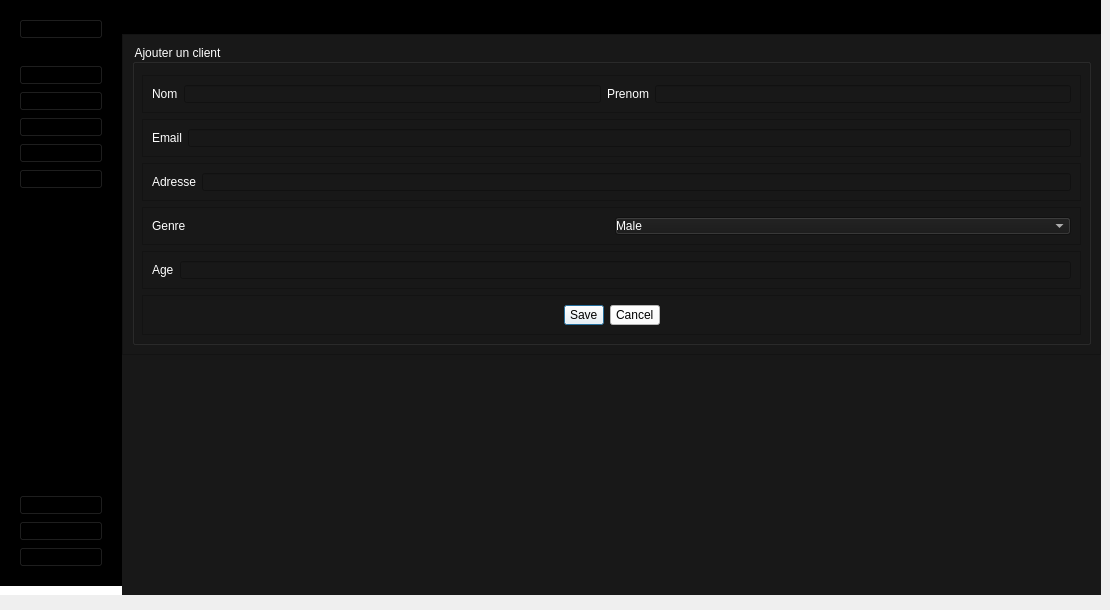
    <widget class="QWidget" name="AddPage">
     <widget class="QWidget" name="centralwidget_2">
      <property name="geometry">
       <rect>
        <x>0</x>
        <y>0</y>
        <width>1101</width>
        <height>601</height>
       </rect>
      </property>
      <property name="styleSheet">
       <string notr="true">*{
padding:0;
margin:0;
}
QPushButton{
	text-align:left;
	padding:2px 5px;
	font: 75 9pt &quot;MS Shell Dlg 2&quot;;
}
#leftMenuSubContainer QPushButton{
	text-align:left;
	padding:5px 10px;
}</string>
      </property>
      <layout class="QFormLayout" name="formLayout_7">
       <property name="horizontalSpacing">
        <number>0</number>
       </property>
       <property name="verticalSpacing">
        <number>0</number>
       </property>
       <property name="leftMargin">
        <number>0</number>
       </property>
       <property name="topMargin">
        <number>0</number>
       </property>
       <property name="rightMargin">
        <number>0</number>
       </property>
       <property name="bottomMargin">
        <number>0</number>
       </property>
       <item row="0" column="0">
        <widget class="QWidget" name="leftMenuContainer_4" native="true">
         <property name="styleSheet">
          <string notr="true">background-color:#FFF;
</string>
         </property>
         <layout class="QVBoxLayout" name="verticalLayout_18">
          <property name="leftMargin">
           <number>0</number>
          </property>
          <property name="topMargin">
           <number>0</number>
          </property>
          <property name="rightMargin">
           <number>0</number>
          </property>
          <item>
           <widget class="QWidget" name="leftMenuSubContainer_4" native="true">
            <property name="styleSheet">
             <string notr="true">background-color:rgb(0, 0, 0);</string>
            </property>
            <layout class="QVBoxLayout" name="verticalLayout_19">
             <item alignment="Qt::AlignTop">
              <widget class="QFrame" name="UserSideMenu_4">
               <property name="frameShape">
                <enum>QFrame::StyledPanel</enum>
               </property>
               <property name="frameShadow">
                <enum>QFrame::Raised</enum>
               </property>
               <layout class="QHBoxLayout" name="horizontalLayout_15">
                <item>
                 <widget class="QPushButton" name="Account_4">
                  <property name="toolTip">
                   <string>User</string>
                  </property>
                  <property name="toolTipDuration">
                   <number>16</number>
                  </property>
                  <property name="text">
                   <string>My account</string>
                  </property>
                  <property name="icon">
                   <iconset>
                    <normalon>icon/user.svg</normalon>
                   </iconset>
                  </property>
                  <property name="iconSize">
                   <size>
                    <width>20</width>
                    <height>20</height>
                   </size>
                  </property>
                 </widget>
                </item>
               </layout>
              </widget>
             </item>
             <item alignment="Qt::AlignTop">
              <widget class="QFrame" name="MainFunctions_4">
               <property name="sizePolicy">
                <sizepolicy hsizetype="Preferred" vsizetype="Preferred">
                 <horstretch>0</horstretch>
                 <verstretch>0</verstretch>
                </sizepolicy>
               </property>
               <property name="frameShape">
                <enum>QFrame::StyledPanel</enum>
               </property>
               <property name="frameShadow">
                <enum>QFrame::Raised</enum>
               </property>
               <layout class="QVBoxLayout" name="verticalLayout_20">
                <item>
                 <widget class="QPushButton" name="HomeBtn_4">
                  <property name="toolTip">
                   <string>Home</string>
                  </property>
                  <property name="text">
                   <string>Home</string>
                  </property>
                  <property name="icon">
                   <iconset>
                    <normaloff>icon/home.svg</normaloff>
                    <normalon>icon/home.svg</normalon>icon/home.svg</iconset>
                  </property>
                  <property name="iconSize">
                   <size>
                    <width>20</width>
                    <height>20</height>
                   </size>
                  </property>
                 </widget>
                </item>
                <item>
                 <widget class="QPushButton" name="DataBtn_4">
                  <property name="toolTip">
                   <string>Data</string>
                  </property>
                  <property name="text">
                   <string>Data</string>
                  </property>
                  <property name="icon">
                   <iconset>
                    <normaloff>icon/database.svg</normaloff>
                    <normalon>icon/database.svg</normalon>icon/database.svg</iconset>
                  </property>
                  <property name="iconSize">
                   <size>
                    <width>20</width>
                    <height>20</height>
                   </size>
                  </property>
                 </widget>
                </item>
                <item>
                 <widget class="QPushButton" name="addeq_3">
                  <property name="styleSheet">
                   <string notr="true">font: 75 9pt &quot;MS Shell Dlg 2&quot;;</string>
                  </property>
                  <property name="text">
                   <string>Ajouter client</string>
                  </property>
                  <property name="icon">
                   <iconset>
                    <normaloff>icon/plus.svg</normaloff>icon/plus.svg</iconset>
                  </property>
                  <property name="iconSize">
                   <size>
                    <width>20</width>
                    <height>20</height>
                   </size>
                  </property>
                 </widget>
                </item>
                <item>
                 <widget class="QPushButton" name="PdfBtn_5">
                  <property name="toolTip">
                   <string>Pdf</string>
                  </property>
                  <property name="text">
                   <string>Generer PDF</string>
                  </property>
                  <property name="icon">
                   <iconset>
                    <normaloff>icon/printer.svg</normaloff>
                    <normalon>icon/printer.svg</normalon>icon/printer.svg</iconset>
                  </property>
                  <property name="iconSize">
                   <size>
                    <width>20</width>
                    <height>20</height>
                   </size>
                  </property>
                 </widget>
                </item>
                <item>
                 <widget class="QPushButton" name="Mailing_2">
                  <property name="toolTip">
                   <string>Data</string>
                  </property>
                  <property name="text">
                   <string>Mailing</string>
                  </property>
                  <property name="icon">
                   <iconset>
                    <normaloff>icon/mail.svg</normaloff>icon/mail.svg</iconset>
                  </property>
                  <property name="iconSize">
                   <size>
                    <width>20</width>
                    <height>20</height>
                   </size>
                  </property>
                 </widget>
                </item>
                <item>
                 <spacer name="verticalSpacer_24">
                  <property name="orientation">
                   <enum>Qt::Vertical</enum>
                  </property>
                  <property name="sizeHint" stdset="0">
                   <size>
                    <width>20</width>
                    <height>40</height>
                   </size>
                  </property>
                 </spacer>
                </item>
                <item>
                 <spacer name="verticalSpacer_25">
                  <property name="orientation">
                   <enum>Qt::Vertical</enum>
                  </property>
                  <property name="sizeHint" stdset="0">
                   <size>
                    <width>20</width>
                    <height>40</height>
                   </size>
                  </property>
                 </spacer>
                </item>
                <item>
                 <spacer name="verticalSpacer_36">
                  <property name="orientation">
                   <enum>Qt::Vertical</enum>
                  </property>
                  <property name="sizeHint" stdset="0">
                   <size>
                    <width>20</width>
                    <height>40</height>
                   </size>
                  </property>
                 </spacer>
                </item>
                <item>
                 <spacer name="verticalSpacer_26">
                  <property name="orientation">
                   <enum>Qt::Vertical</enum>
                  </property>
                  <property name="sizeHint" stdset="0">
                   <size>
                    <width>20</width>
                    <height>40</height>
                   </size>
                  </property>
                 </spacer>
                </item>
                <item>
                 <spacer name="verticalSpacer_37">
                  <property name="orientation">
                   <enum>Qt::Vertical</enum>
                  </property>
                  <property name="sizeHint" stdset="0">
                   <size>
                    <width>20</width>
                    <height>40</height>
                   </size>
                  </property>
                 </spacer>
                </item>
                <item>
                 <spacer name="verticalSpacer_27">
                  <property name="orientation">
                   <enum>Qt::Vertical</enum>
                  </property>
                  <property name="sizeHint" stdset="0">
                   <size>
                    <width>20</width>
                    <height>40</height>
                   </size>
                  </property>
                 </spacer>
                </item>
                <item>
                 <spacer name="verticalSpacer_28">
                  <property name="orientation">
                   <enum>Qt::Vertical</enum>
                  </property>
                  <property name="sizeHint" stdset="0">
                   <size>
                    <width>20</width>
                    <height>40</height>
                   </size>
                  </property>
                 </spacer>
                </item>
               </layout>
              </widget>
             </item>
             <item alignment="Qt::AlignBottom">
              <widget class="QFrame" name="AppFunction_4">
               <property name="frameShape">
                <enum>QFrame::StyledPanel</enum>
               </property>
               <property name="frameShadow">
                <enum>QFrame::Raised</enum>
               </property>
               <layout class="QVBoxLayout" name="verticalLayout_21">
                <item>
                 <widget class="QPushButton" name="SettingsBtn_4">
                  <property name="toolTip">
                   <string>Settings</string>
                  </property>
                  <property name="text">
                   <string>Settings</string>
                  </property>
                  <property name="icon">
                   <iconset>
                    <normaloff>icon/settings.svg</normaloff>
                    <disabledoff>icon/settings.svg</disabledoff>icon/settings.svg</iconset>
                  </property>
                  <property name="iconSize">
                   <size>
                    <width>20</width>
                    <height>20</height>
                   </size>
                  </property>
                 </widget>
                </item>
                <item>
                 <widget class="QPushButton" name="HelpBtn_4">
                  <property name="toolTip">
                   <string>Help</string>
                  </property>
                  <property name="text">
                   <string>Help</string>
                  </property>
                  <property name="icon">
                   <iconset>
                    <normaloff>icon/help-circle.svg</normaloff>
                    <normalon>icon/help-circle.svg</normalon>icon/help-circle.svg</iconset>
                  </property>
                  <property name="iconSize">
                   <size>
                    <width>20</width>
                    <height>20</height>
                   </size>
                  </property>
                 </widget>
                </item>
                <item>
                 <widget class="QPushButton" name="LogoutBtn_4">
                  <property name="toolTip">
                   <string>Logout</string>
                  </property>
                  <property name="text">
                   <string>Logout</string>
                  </property>
                  <property name="icon">
                   <iconset>
                    <normaloff>icon/log-out.svg</normaloff>
                    <normalon>icon/log-out.svg</normalon>icon/log-out.svg</iconset>
                  </property>
                  <property name="iconSize">
                   <size>
                    <width>20</width>
                    <height>20</height>
                   </size>
                  </property>
                 </widget>
                </item>
               </layout>
              </widget>
             </item>
            </layout>
           </widget>
          </item>
         </layout>
        </widget>
       </item>
       <item row="0" column="1">
        <widget class="QWidget" name="mainBodyContainer_4" native="true">
         <property name="styleSheet">
          <string notr="true">background-color:#181818 ;</string>
         </property>
         <layout class="QFormLayout" name="formLayout_8">
          <property name="horizontalSpacing">
           <number>0</number>
          </property>
          <property name="verticalSpacing">
           <number>0</number>
          </property>
          <property name="leftMargin">
           <number>0</number>
          </property>
          <property name="topMargin">
           <number>0</number>
          </property>
          <property name="rightMargin">
           <number>0</number>
          </property>
          <property name="bottomMargin">
           <number>0</number>
          </property>
          <item row="0" column="0" colspan="2">
           <widget class="QFrame" name="TopBar_4">
            <property name="styleSheet">
             <string notr="true">background-color:rgb(0, 0, 0);</string>
            </property>
            <property name="frameShape">
             <enum>QFrame::StyledPanel</enum>
            </property>
            <property name="frameShadow">
             <enum>QFrame::Raised</enum>
            </property>
            <layout class="QVBoxLayout" name="verticalLayout_22">
             <item>
              <widget class="QLabel" name="Actor_4">
               <property name="styleSheet">
                <string notr="true">font: 75 16pt &quot;MS Shell Dlg 2&quot;;
</string>
               </property>
               <property name="text">
                <string>Gestionnaire de clientèle</string>
               </property>
              </widget>
             </item>
            </layout>
           </widget>
          </item>
          <item row="1" column="0" colspan="2">
           <widget class="QFrame" name="MainContent_4">
            <property name="styleSheet">
             <string notr="true">background-color:#181818 ;</string>
            </property>
            <property name="frameShape">
             <enum>QFrame::StyledPanel</enum>
            </property>
            <property name="frameShadow">
             <enum>QFrame::Raised</enum>
            </property>
            <layout class="QHBoxLayout" name="horizontalLayout_16">
             <item>
              <widget class="QGroupBox" name="groupBox_3">
               <property name="styleSheet">
                <string notr="true">font: 75 12pt &quot;MS Shell Dlg 2&quot;;
color:#fff;
</string>
               </property>
               <property name="title">
                <string>Ajouter un client</string>
               </property>
               <layout class="QVBoxLayout" name="verticalLayout_23">
                <property name="spacing">
                 <number>6</number>
                </property>
                <property name="topMargin">
                 <number>30</number>
                </property>
                <item>
                 <widget class="QFrame" name="frame_9">
                  <property name="frameShape">
                   <enum>QFrame::StyledPanel</enum>
                  </property>
                  <property name="frameShadow">
                   <enum>QFrame::Raised</enum>
                  </property>
                  <layout class="QHBoxLayout" name="horizontalLayout_17">
                   <item>
                    <widget class="QLabel" name="label_9">
                     <property name="text">
                      <string>Nom</string>
                     </property>
                    </widget>
                   </item>
                   <item>
                    <widget class="QLineEdit" name="lineEdit"/>
                   </item>
                   <item>
                    <widget class="QLabel" name="label_6">
                     <property name="text">
                      <string>Prenom</string>
                     </property>
                    </widget>
                   </item>
                   <item>
                    <widget class="QLineEdit" name="lineEdit_5"/>
                   </item>
                  </layout>
                 </widget>
                </item>
                <item>
                 <widget class="QFrame" name="frame_10">
                  <property name="frameShape">
                   <enum>QFrame::StyledPanel</enum>
                  </property>
                  <property name="frameShadow">
                   <enum>QFrame::Raised</enum>
                  </property>
                  <layout class="QHBoxLayout" name="horizontalLayout_18">
                   <item>
                    <widget class="QLabel" name="label_10">
                     <property name="text">
                      <string>Email</string>
                     </property>
                    </widget>
                   </item>
                   <item>
                    <widget class="QLineEdit" name="lineEdit_2"/>
                   </item>
                  </layout>
                 </widget>
                </item>
                <item>
                 <widget class="QFrame" name="frame_17">
                  <property name="frameShape">
                   <enum>QFrame::StyledPanel</enum>
                  </property>
                  <property name="frameShadow">
                   <enum>QFrame::Raised</enum>
                  </property>
                  <layout class="QHBoxLayout" name="horizontalLayout_27">
                   <item>
                    <widget class="QLabel" name="label_21">
                     <property name="text">
                      <string>Adresse</string>
                     </property>
                    </widget>
                   </item>
                   <item>
                    <widget class="QLineEdit" name="lineEdit_13"/>
                   </item>
                  </layout>
                 </widget>
                </item>
                <item>
                 <widget class="QFrame" name="frame_18">
                  <property name="frameShape">
                   <enum>QFrame::StyledPanel</enum>
                  </property>
                  <property name="frameShadow">
                   <enum>QFrame::Raised</enum>
                  </property>
                  <layout class="QHBoxLayout" name="horizontalLayout_29">
                   <item>
                    <widget class="QLabel" name="label_23">
                     <property name="text">
                      <string>Genre</string>
                     </property>
                    </widget>
                   </item>
                   <item>
                    <widget class="QComboBox" name="comboBox">
                     <item>
                      <property name="text">
                       <string>Male</string>
                      </property>
                     </item>
                     <item>
                      <property name="text">
                       <string>Female</string>
                      </property>
                     </item>
                    </widget>
                   </item>
                  </layout>
                 </widget>
                </item>
                <item>
                 <widget class="QFrame" name="frame_11">
                  <property name="frameShape">
                   <enum>QFrame::StyledPanel</enum>
                  </property>
                  <property name="frameShadow">
                   <enum>QFrame::Raised</enum>
                  </property>
                  <layout class="QHBoxLayout" name="horizontalLayout_19">
                   <item>
                    <widget class="QLabel" name="label_11">
                     <property name="text">
                      <string>Age</string>
                     </property>
                    </widget>
                   </item>
                   <item>
                    <widget class="QLineEdit" name="lineEdit_3"/>
                   </item>
                  </layout>
                 </widget>
                </item>
                <item>
                 <widget class="QFrame" name="frame_12">
                  <property name="frameShape">
                   <enum>QFrame::StyledPanel</enum>
                  </property>
                  <property name="frameShadow">
                   <enum>QFrame::Raised</enum>
                  </property>
                  <layout class="QHBoxLayout" name="horizontalLayout_20">
                   <item>
                    <widget class="QDialogButtonBox" name="buttonBox_2">
                     <property name="toolTip">
                      <string>Enregistrer</string>
                     </property>
                     <property name="styleSheet">
                      <string notr="true">background-color:#FFF;
color:rgb(0, 0, 0);</string>
                     </property>
                     <property name="standardButtons">
                      <set>QDialogButtonBox::Cancel|QDialogButtonBox::Save</set>
                     </property>
                     <property name="centerButtons">
                      <bool>true</bool>
                     </property>
                    </widget>
                   </item>
                  </layout>
                 </widget>
                </item>
               </layout>
              </widget>
             </item>
            </layout>
           </widget>
          </item>
         </layout>
        </widget>
       </item>
      </layout>
     </widget>
    </widget>
